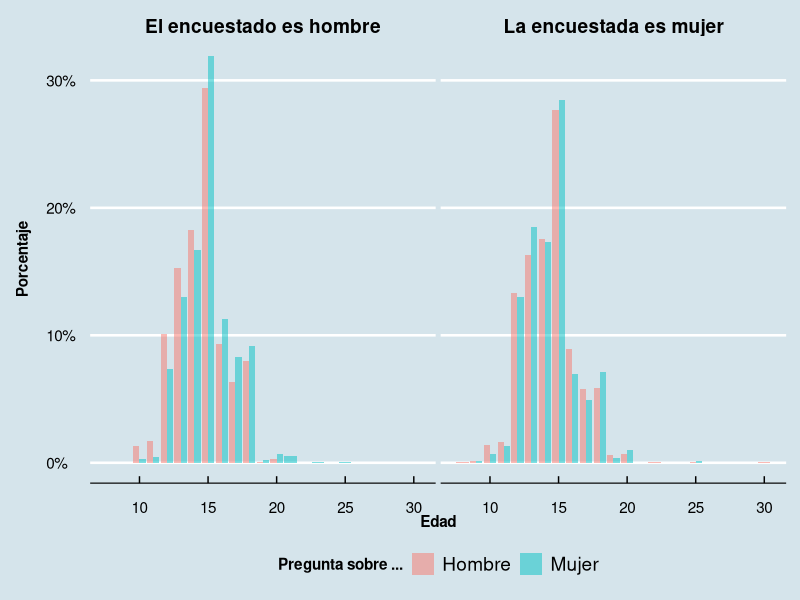

R code for this plot:
#=============#
#### ENCoR ####
#=============#

library(tidyverse)

# Carga datos -------------------------------------------------------------
encor <- haven::read_sav(file = "DataBases/ENCoR/Base ENCoR terceros.sav")

# Ideas, Normas y Actitudes -----------------------------------------------
encor %>%
   select(
      sexo,
      ina44_1,
      ina48_1,
      peso
   ) %>%
   gather(
      key = key,
      value = value,
      -sexo,
      -peso
   ) %>%
   mutate(
      key = case_when(
         key == "ina44_1" ~ "Mujer", #"¿a qué edad le parece que\nuna mujer es demasiado joven para\ntener relaciones sexuales?",
         key == "ina48_1" ~ "Hombre", #"¿a qué edad le parece que\nun hombre es demasiado joven para\ntener relaciones sexuales?"
      ),
      sexo = as_factor(sexo),
      sexo = forcats::fct_recode(
         .f = sexo,
         "La encuestada es mujer" = "mujer",
         "El encuestado es hombre" = "hombre"
      )
   ) %>%
   ggplot() +
   geom_bar(
      aes(x = value, y = ..prop.., fill = key, weight = peso),
      alpha = 1/2,
      position = "dodge"
   ) +
   facet_wrap(
      facets = ~sexo
      ) +
   labs(
      x = "Edad",
      y = "Porcentaje\n",
      fill = "Pregunta sobre ..."
   ) +
   scale_y_continuous(labels = scales::percent_format(accuracy = 1)) +
   ggthemes::theme_economist() +
   theme(
      legend.position = "bottom",
      axis.title = element_text(face = "bold"),
      strip.text = element_text(face = "bold"),
      legend.title = element_text(face = "bold")
   )

#===============#
#### THE END ####
#===============#